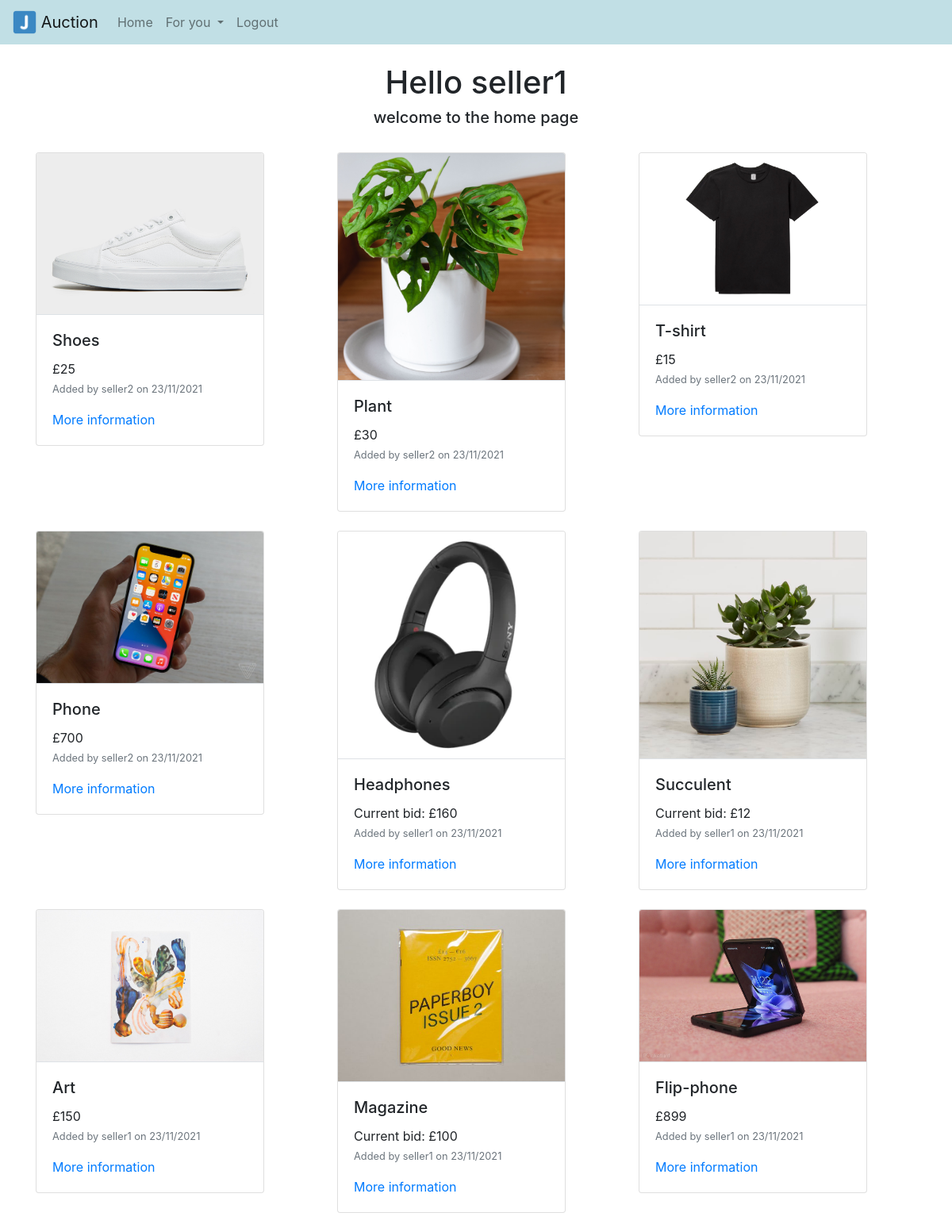
Screenshot of / (signed in) with the database file from the repository.
### auction/database_models.py (models this page shows)
class User(db.Model, UserMixin): # creates each user in the database
    id = db.Column(db.Integer, primary_key=True) # primary key id number
    email = db.Column(db.String(150)) # max email length 150 characters
    phone = db.Column(db.Integer)
    password = db.Column(db.String(150))
    username = db.Column(db.String(150))
    items = db.relationship('Item') # a list of all the items a user owns

class Item(db.Model): # class that stores info about each item on the system
    item_id = db.Column(db.Integer, primary_key=True) # primary key id number
    item_name = db.Column(db.String(150))
    description = db.Column(db.String(500))
    price = db.Column(db.Integer)
    current_bid = db.Column(db.Integer, default=0)
    item_image = db.Column(db.Text())
    date = db.Column(db.DateTime, server_default=func.now()) # defaults the datetime to now
    auction_end = db.Column(db.DateTime)
    sold = db.Column(db.Boolean(), default=False)
    sold_to = db.Column(db.Integer, default=0)
    user_id = db.Column(db.Integer, db.ForeignKey('user.id')) # must pass a valid id of an existing user to this object, 1 to many

### auction/routes.py (the view)
@routes.route("/", methods=['GET', 'POST'])
def home_page():
    items = Item.query.all() # gets all rows of items
    users = User.query.all() # gets all rows of items
    dt = datetime.now()
    return render_template("home_page.html", items=items, user=current_user, users=users, dt=dt) # sends items to the html and keeps track of login status

### auction/templates/home_page.html
{% extends "base.html"%}
{% block body %}
<h1 align="center">Hello {{user.username}}</h1>
<h5 align="center">welcome to the home page</h5>
<br/>
<div class="row">
  {% for item in items %}
    {% if item.sold == False %}
    {% if dt < item.auction_end %}
      <div class="col-12 col-md-6 col-lg-4 mb-4">
        <div class="card" style="width: 18rem;">
          <img class="card-img-top border-bottom" src="/static/images/{{item.item_id}}.jpg">
          <div class="card-body">
            <h5 class="card-title">{{item.item_name}}</h5>
            {% if item.current_bid == 0 %}
              <main class="card-text">£{{item.price}}</main>
            {% else%}
              <main class="card-text">Current bid: £{{item.current_bid}}</main>
            {% endif %}
            {% for user in users %}
              {% if user.id == item.user_id%}
                <p><small class="card-text text-muted">Added by {{user.username}} on {{item.date.strftime("%d/%m/%Y")}}</small></p>
              {% endif %}
            {% endfor %}
            <a href="{{ url_for('routes.item_info', item_id=item.item_id) }}">More information</a>
          </div>
        </div>
      </div>
    {% endif %}
    {% endif %}
  {% endfor %}
</div>
{% endblock %}

### rows the page displays
User: username "seller1"
Item: shows a picture, item_name "Shoes", price "25", date "23/11/2021"
User: username "seller2"
Item: shows a picture, item_name "Plant", price "30", date "23/11/2021"
Item: shows a picture, item_name "T-shirt", price "15", date "23/11/2021"
Item: shows a picture, item_name "Phone", price "700", date "23/11/2021"
Item: shows a picture, item_name "Headphones", current_bid "160", date "23/11/2021"
Item: shows a picture, item_name "Succulent", current_bid "12", date "23/11/2021"
Item: shows a picture, item_name "Art", price "150", date "23/11/2021"
Item: shows a picture, item_name "Magazine", current_bid "100", date "23/11/2021"
Item: shows a picture, item_name "Flip-phone", price "899", date "23/11/2021"
